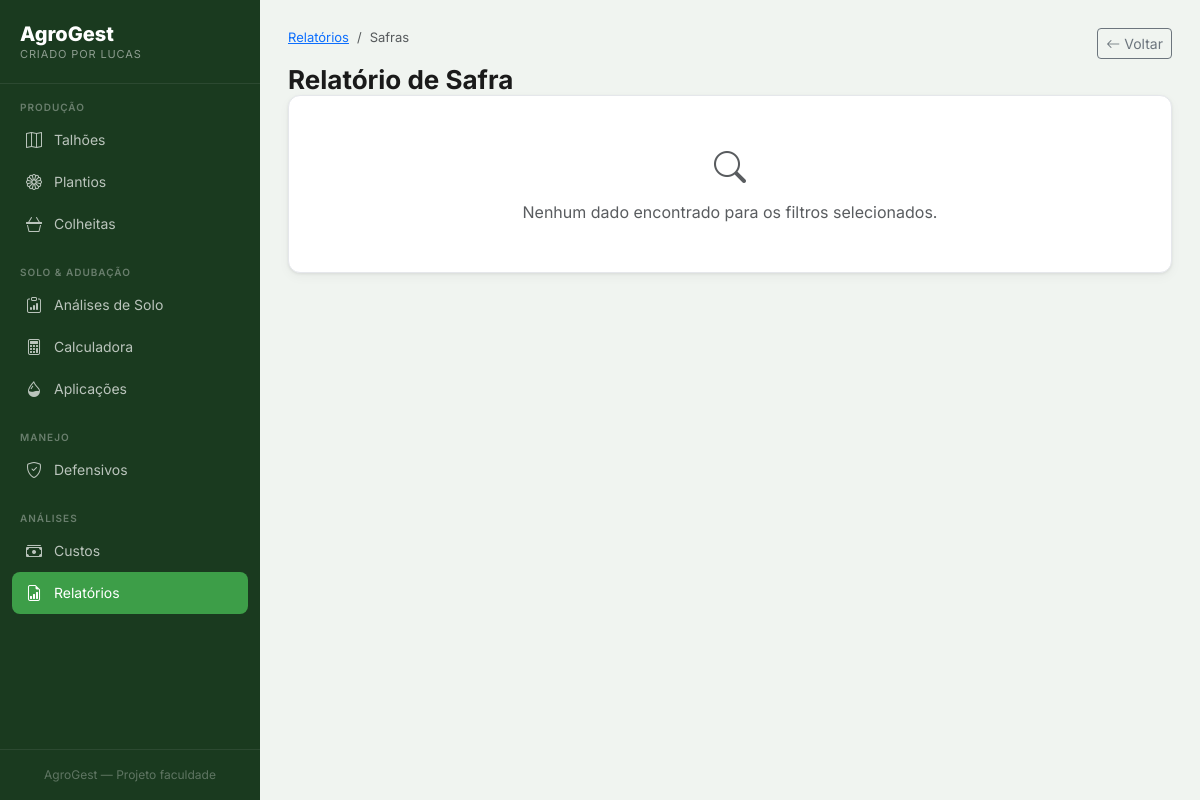
The app's page /relatorios/safra, older data.
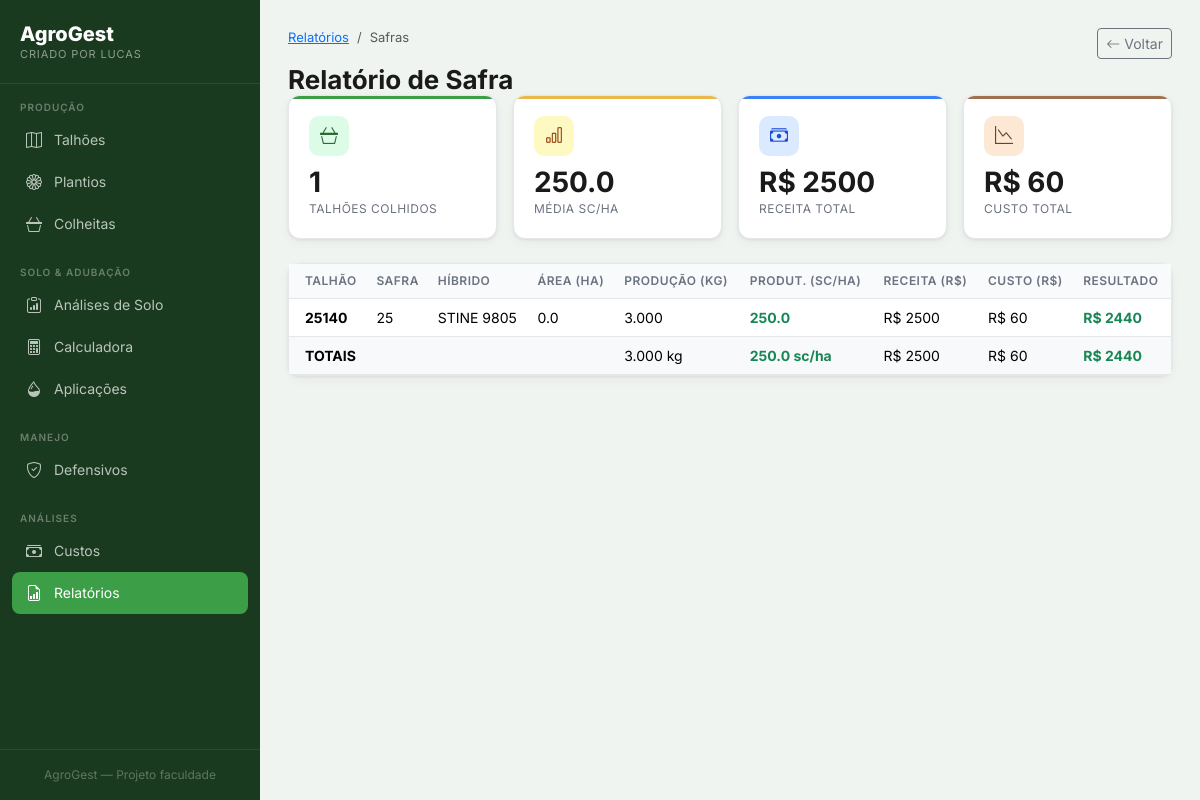
The same page, newer data.
### tables this page shows
CREATE TABLE colheitas (
    id INTEGER PRIMARY KEY AUTOINCREMENT,
    plantio_id INTEGER NOT NULL,
    data_colheita DATE,
    producao_total REAL,
    umidade_colheita REAL,
    producao_corrigida REAL,
    produtividade_kgha REAL,
    produtividade_scha REAL,
    preco_saca REAL,
    receita_bruta REAL,
    observacoes TEXT,
    criado_em TIMESTAMP DEFAULT CURRENT_TIMESTAMP,
    FOREIGN KEY (plantio_id) REFERENCES plantios(id)
);

CREATE TABLE talhoes (
    id INTEGER PRIMARY KEY AUTOINCREMENT,
    nome TEXT NOT NULL,
    area_ha REAL NOT NULL,
    localizacao TEXT,
    tipo_solo TEXT,
    observacoes TEXT,
    criado_em TIMESTAMP DEFAULT CURRENT_TIMESTAMP
);

CREATE TABLE plantios (
    id INTEGER PRIMARY KEY AUTOINCREMENT,
    talhao_id INTEGER NOT NULL,
    safra TEXT NOT NULL,
    data_plantio DATE,
    hibrido TEXT,
    populacao INTEGER,
    area_plantada REAL,
    status TEXT DEFAULT 'planejado',
    observacoes TEXT,
    criado_em TIMESTAMP DEFAULT CURRENT_TIMESTAMP,
    FOREIGN KEY (talhao_id) REFERENCES talhoes(id)
);

### modules/relatorios.py (the view)
@relatorios_bp.route('/safra')
def relatorio_safra():
    db = get_db()
    safra = request.args.get('safra')
    talhao_id = request.args.get('talhao_id')
    query = """
        SELECT c.*, p.safra, p.hibrido, t.nome as talhao_nome, t.area_ha,
               (SELECT SUM(valor) FROM custos WHERE plantio_id = p.id) as total_custo
        FROM colheitas c
        JOIN plantios p ON p.id = c.plantio_id
        JOIN talhoes t ON t.id = p.talhao_id
        WHERE 1=1
    """
    params = []
    if safra:
        query += " AND p.safra = ?"
        params.append(safra)
    if talhao_id:
        query += " AND t.id = ?"
        params.append(talhao_id)
    query += " ORDER BY t.nome"
    dados = db.execute(query, params).fetchall()
    return render_template('relatorios/safra.html', dados=dados, safra=safra)

### database.py (called while the page is built)
def get_db(app=None):
    from flask import current_app
    if app:
        db = sqlite3.connect(app.config['DATABASE'], detect_types=sqlite3.PARSE_DECLTYPES)
        db.row_factory = sqlite3.Row
        return db
    if 'db' not in g:
        g.db = sqlite3.connect(
            current_app.config['DATABASE'],
            detect_types=sqlite3.PARSE_DECLTYPES
        )
        g.db.row_factory = sqlite3.Row
    return g.db

### templates/relatorios/safra.html (shortened to what this page needs)
{% extends "base.html" %}
{% block content %}
<div class="page-header d-flex justify-content-between align-items-start">
    <div>
        <nav aria-label="breadcrumb"><ol class="breadcrumb">
            <li class="breadcrumb-item"><a href="{{ url_for('relatorios.index') }}">Relatórios</a></li>
            <li class="breadcrumb-item active">Safra{{ ' '+safra if safra else 's' }}</li>
        </ol></nav>
        <h1 class="page-title">Relatório de Safra{{ ' — '+safra if safra else '' }}</h1>
    </div>
    <a href="{{ url_for('relatorios.index') }}" class="btn btn-outline-secondary btn-sm">
        <i class="bi bi-arrow-left me-1"></i>Voltar
    </a>
</div>
{% if dados %}
<div class="row g-3 mb-4">
    <div class="col-md-3">
        <div class="kpi-card green">
            <div class="kpi-icon green"><i class="bi bi-basket3"></i></div>
            <div class="kpi-value">{{ dados|length }}</div>
            <div class="kpi-label">Talhões Colhidos</div>
        </div>
    </div>
    <div class="col-md-3">
        <div class="kpi-card gold">
            <div class="kpi-icon gold"><i class="bi bi-bar-chart"></i></div>
            <div class="kpi-value">{{ "%.1f"|format(dados|sum(attribute='produtividade_scha')|float / dados|length) }}</div>
            <div class="kpi-label">Média sc/ha</div>
        </div>
    </div>
    <div class="col-md-3">
        <div class="kpi-card blue">
            <div class="kpi-icon blue"><i class="bi bi-cash-stack"></i></div>
            <div class="kpi-value">R$ {{ "%.0f"|format(dados|sum(attribute='receita_bruta')) }}</div>
            <div class="kpi-label">Receita Total</div>
        </div>
    </div>
    <div class="col-md-3">
        <div class="kpi-card soil">
            <div class="kpi-icon soil"><i class="bi bi-graph-down"></i></div>
            <div class="kpi-value">R$ {{ "%.0f"|format(dados|sum(attribute='total_custo')) }}</div>
            <div class="kpi-label">Custo Total</div>
        </div>
    </div>
</div>
<div class="card">
    <div class="card-body p-0">
        <div class="table-responsive">
            <table class="table table-hover mb-0">
                <thead>
                    <tr>
                        <th class="ps-3">Talhão</th>
                        <th>Safra</th>
                        <th>Híbrido</th>
                        <th>Área (ha)</th>
                        <th>Produção (kg)</th>
                        <th>Produt. (sc/ha)</th>
                        <th>Receita (R$)</th>
                        <th>Custo (R$)</th>
                        <th>Resultado</th>
                    </tr>
                </thead>
                <tbody>
                    {% for d in dados %}
                    {% set resultado = (d.receita_bruta or 0) - (d.total_custo or 0) %}
                    <tr>
                        <td class="ps-3 fw-bold">{{ d.talhao_nome }}</td>
                        <td>{{ d.safra }}</td>
                        <td>{{ d.hibrido or '—' }}</td>
                        <td>{{ d.area_ha }}</td>
                        <td>{{ "{:,.0f}".format(d.producao_corrigida or 0).replace(",",".") }}</td>
                        <td><strong class="text-success">{{ "%.1f"|format(d.produtividade_scha or 0) }}</strong></td>
                        <td>R$ {{ "%.0f"|format(d.receita_bruta or 0) }}</td>
                        <td>R$ {{ "%.0f"|format(d.total_custo or 0) }}</td>
                        <td>
                            <span class="fw-bold {% if resultado >= 0 %}text-success{% else %}text-danger{% endif %}">
                                R$ {{ "%.0f"|format(resultado) }}
                            </span>
                        </td>
                    </tr>
                    {% endfor %}
                </tbody>
                <tfoot class="table-light">
                    <tr>
                        <td colspan="4" class="ps-3 fw-bold">TOTAIS</td>
                        <td>{{ "{:,.0f}".format(dados|sum(attribute='producao_corrigida')|int).replace(",",".") }} kg</td>
                        <td class="fw-bold text-success">
                            {{ "%.1f"|format(dados|sum(attribute='produtividade_scha')|float / dados|length) }} sc/ha
                        </td>
                        <td>R$ {{ "%.0f"|format(dados|sum(attribute='receita_bruta')) }}</td>
                        <td>R$ {{ "%.0f"|format(dados|sum(attribute='total_custo')) }}</td>
                        <td class="fw-bold {% if (dados|sum(attribute='receita_bruta') - dados|sum(attribute='total_custo')) >= 0 %}text-success{% else %}text-danger{% endif %}">
                            R$ {{ "%.0f"|format(dados|sum(attribute='receita_bruta') - dados|sum(attribute='total_custo')) }}
                        </td>
                    </tr>
                </tfoot>
            </table>
        </div>
    </div>
</div>
{% else %}
<div class="card">
    <div class="card-body text-center py-5 text-muted">
        <i class="bi bi-search fs-2 d-block mb-2"></i>
        Nenhum dado encontrado para os filtros selecionados.
    </div>
</div>
{% endif %}
{% endblock %}

### templates/base.html (shortened to what this page needs)
<!DOCTYPE html>
<html lang="pt-BR">
<head>
    <link href="https://cdnjs.cloudflare.com/ajax/libs/bootstrap/5.3.2/css/bootstrap.min.css" rel="stylesheet">
    <link href="https://cdnjs.cloudflare.com/ajax/libs/bootstrap-icons/1.11.3/font/bootstrap-icons.min.css" rel="stylesheet">
</head>
<body>
<nav class="sidebar">
    <a class="sidebar-brand" href="{{ url_for('adubacao.analises') }}">
        <div class="brand-name">AgroGest</div>
        <div class="brand-sub">Criado por Lucas</div>
    </a>
    <div class="nav-section">
        <div class="nav-section-label">Produção</div>
        <a class="nav-link {% if 'talhoes' in request.endpoint %}active{% endif %}"
           href="{{ url_for('talhoes.index') }}">
            <i class="bi bi-map"></i> Talhões
        </a>
        <a class="nav-link {% if 'plantio' in request.endpoint %}active{% endif %}"
           href="{{ url_for('plantio.index') }}">
            <i class="bi bi-flower1"></i> Plantios
        </a>
        <a class="nav-link {% if 'colheita' in request.endpoint %}active{% endif %}"
           href="{{ url_for('colheita.index') }}">
            <i class="bi bi-basket3"></i> Colheitas
        </a>
    </div>
    <div class="nav-section">
        <div class="nav-section-label">Solo & Adubação</div>
        <a class="nav-link {% if 'analises' in request.endpoint %}active{% endif %}"
           href="{{ url_for('adubacao.analises') }}">
            <i class="bi bi-clipboard-data"></i> Análises de Solo
        </a>
        <a class="nav-link {% if 'recomendac' in request.endpoint %}active{% endif %}"
           href="{{ url_for('adubacao.recomendacoes') }}">
            <i class="bi bi-calculator"></i> Calculadora
        </a>
        <a class="nav-link {% if 'adubacoes' in request.endpoint %}active{% endif %}"
           href="{{ url_for('plantio.index') }}">
            <i class="bi bi-droplet-half"></i> Aplicações
        </a>
    </div>
    <div class="nav-section">
        <div class="nav-section-label">Manejo</div>
        <a class="nav-link {% if 'defensivos' in request.endpoint %}active{% endif %}"
           href="{{ url_for('defensivos.index') }}">
            <i class="bi bi-shield-check"></i> Defensivos
        </a>
    </div>
    <div class="nav-section">
        <div class="nav-section-label">Análises</div>
        <a class="nav-link {% if 'custos' in request.endpoint %}active{% endif %}"
           href="{{ url_for('custos.index') }}">
            <i class="bi bi-cash-stack"></i> Custos
        </a>
        <a class="nav-link {% if 'relatorios' in request.endpoint %}active{% endif %}"
           href="{{ url_for('relatorios.index') }}">
            <i class="bi bi-file-earmark-bar-graph"></i> Relatórios
        </a>
    </div>
    <div class="sidebar-footer">
        AgroGest &mdash; Projeto faculdade
    </div>
</nav>
<main class="main-wrapper">
    {% block content %}{% endblock %}
</main>
</body>
</html>

### templates/base.html (style rules this page uses)
:root { --green-deep: #1a3a1f; --green-mid: #2d6a35; --green-bright: #3d9e48; --green-light: #6abf71; --gold: #e8b94a; --gold-light: #f5d87a; --cream: #faf7f0; --soil: #6b4423; --soil-light: #a0714f; --text-dark: #1a1a1a; --text-muted: #6b7280; --border: #e5e7eb; --shadow: 0 1px 3px rgba(0,0,0,.08), 0 4px 12px rgba(0,0,0,.04); --shadow-lg: 0 8px 24px rgba(0,0,0,.10); --radius: 12px; --bottom-nav-h: 64px; }
* { box-sizing: border-box; }
body { font-family: 'Inter', sans-serif; background: #f0f4f0; color: var(--text-dark); min-height: 100vh; }
.sidebar { width: 260px; min-height: 100vh; background: var(--green-deep); position: fixed; top: 0; left: 0; z-index: 1000; display: flex; flex-direction: column; overflow-y: auto; }
.sidebar-brand { padding: 24px 20px 20px; border-bottom: 1px solid rgba(255,255,255,.08); text-decoration: none; display: block; }
.brand-name { font-weight: 800; font-size: 20px; color: #fff; line-height: 1; }
.brand-sub { font-size: 11px; color: rgba(255,255,255,.5); text-transform: uppercase; letter-spacing: .08em; margin-top: 2px; }
.nav-section { padding: 16px 12px 4px; }
.nav-section-label { font-size: 10px; font-weight: 600; text-transform: uppercase; letter-spacing: .1em; color: rgba(255,255,255,.35); padding: 0 8px; margin-bottom: 4px; }
.sidebar .nav-link { display: flex; align-items: center; gap: 10px; padding: 9px 12px; border-radius: 8px; color: rgba(255,255,255,.7); font-size: 14px; font-weight: 400; text-decoration: none; transition: all .15s; }
.sidebar .nav-link.active { background: var(--green-bright); color: #fff; }
.sidebar .nav-link i { font-size: 16px; width: 20px; text-align: center; }
.sidebar-footer { margin-top: auto; padding: 16px; border-top: 1px solid rgba(255,255,255,.08); font-size: 12px; color: rgba(255,255,255,.3); text-align: center; }
.main-wrapper { margin-left: 260px; padding: 28px; min-height: 100vh; }
.page-title { font-weight: 700; font-size: 26px; color: var(--text-dark); margin: 0; }
.card { background: #fff; border: 1px solid var(--border); border-radius: var(--radius); box-shadow: var(--shadow); }
.kpi-card { background: #fff; border: 1px solid var(--border); border-radius: var(--radius); padding: 20px; box-shadow: var(--shadow); position: relative; overflow: hidden; }
.kpi-card::before { content: ''; position: absolute; top: 0; left: 0; right: 0; height: 3px; }
.kpi-card.green::before { background: var(--green-bright); }
.kpi-card.gold::before { background: var(--gold); }
.kpi-card.soil::before { background: var(--soil-light); }
.kpi-card.blue::before { background: #3b82f6; }
.kpi-icon { width: 40px; height: 40px; border-radius: 10px; display: flex; align-items: center; justify-content: center; font-size: 18px; margin-bottom: 12px; }
.kpi-icon.green { background: #dcfce7; color: var(--green-mid); }
.kpi-icon.gold { background: #fef9c3; color: #92400e; }
.kpi-icon.soil { background: #fde8d6; color: var(--soil); }
.kpi-icon.blue { background: #dbeafe; color: #1d4ed8; }
.kpi-value { font-weight: 700; font-size: 28px; line-height: 1; color: var(--text-dark); }
.kpi-label { font-size: 12px; color: var(--text-muted); margin-top: 4px; text-transform: uppercase; letter-spacing: .04em; }
.table { font-size: 14px; }
.table th { font-weight: 600; font-size: 12px; text-transform: uppercase; letter-spacing: .04em; color: var(--text-muted); background: #f9fafb; border-bottom: 1px solid var(--border); }
.table td { vertical-align: middle; border-color: var(--border); }
.breadcrumb { font-size: 13px; }

Row changes from the older to the newer data that the page shows:
added colheitas: talhao_nome "25140", safra "25", hibrido "STINE 9805", area_ha "0.0", producao_corrigida "3.000", produtividade_scha "250.0", receita_bruta "2500", total_custo "60", resultado "2440"
Text that changed along with them:
{{ dados|length }}: (not shown) → "1"
{{ "%.0f"|format(dados|sum(attribute='receita_bruta')) }}: (not shown) → "2500"
{{ "%.0f"|format(dados|sum(attribute='total_custo')) }}: (not shown) → "60"
text no longer shown: "Nenhum dado encontrado para os filtros selecionados."
text now shown: "TALHÕES COLHIDOS 250.0 MÉDIA SC/HA R$ RECEITA TOTAL R$ CUSTO TOTAL TALHÃO SAFRA HÍBRIDO ÁREA (HA) PRODUÇÃO (KG) PRODUT. (SC/HA) RECEITA (R$) CUSTO (R$) RESULTADO TOTAIS 3.000 kg 250.0 sc/ha R$ R$ R$ 2440"
